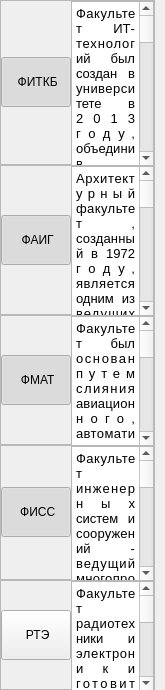
                   <widget class="QWidget" name="scrollAreaWidgetContents_2">
                    <property name="geometry">
                     <rect>
                      <x>0</x>
                      <y>0</y>
                      <width>165</width>
                      <height>690</height>
                     </rect>
                    </property>
                    <property name="minimumSize">
                     <size>
                      <width>0</width>
                      <height>0</height>
                     </size>
                    </property>
                    <layout class="QVBoxLayout" name="verticalLayout_10">
                     <property name="spacing">
                      <number>0</number>
                     </property>
                     <property name="leftMargin">
                      <number>0</number>
                     </property>
                     <property name="topMargin">
                      <number>0</number>
                     </property>
                     <property name="rightMargin">
                      <number>10</number>
                     </property>
                     <property name="bottomMargin">
                      <number>0</number>
                     </property>
                     <item>
                      <widget class="QFrame" name="frame_4">
                       <property name="minimumSize">
                        <size>
                         <width>0</width>
                         <height>165</height>
                        </size>
                       </property>
                       <property name="maximumSize">
                        <size>
                         <width>16777215</width>
                         <height>165</height>
                        </size>
                       </property>
                       <property name="frameShape">
                        <enum>QFrame::StyledPanel</enum>
                       </property>
                       <property name="frameShadow">
                        <enum>QFrame::Raised</enum>
                       </property>
                       <layout class="QHBoxLayout" name="horizontalLayout_5">
                        <property name="spacing">
                         <number>0</number>
                        </property>
                        <property name="leftMargin">
                         <number>0</number>
                        </property>
                        <property name="topMargin">
                         <number>0</number>
                        </property>
                        <property name="rightMargin">
                         <number>0</number>
                        </property>
                        <property name="bottomMargin">
                         <number>0</number>
                        </property>
                        <item>
                         <widget class="QPushButton" name="fitkbBTN">
                          <property name="minimumSize">
                           <size>
                            <width>70</width>
                            <height>50</height>
                           </size>
                          </property>
                          <property name="cursor">
                           <cursorShape>PointingHandCursor</cursorShape>
                          </property>
                          <property name="locale">
                           <locale language="Russian" country="Russia"/>
                          </property>
                          <property name="text">
                           <string> ФИТКБ</string>
                          </property>
                          <property name="checkable">
                           <bool>true</bool>
                          </property>
                          <property name="checked">
                           <bool>true</bool>
                          </property>
                         </widget>
                        </item>
                        <item>
                         <widget class="QTextEdit" name="textEdit">
                          <property name="minimumSize">
                           <size>
                            <width>0</width>
                            <height>165</height>
                           </size>
                          </property>
                          <property name="maximumSize">
                           <size>
                            <width>16777215</width>
                            <height>165</height>
                           </size>
                          </property>
                          <property name="html">
                           <string>&lt;!DOCTYPE HTML PUBLIC &quot;-//W3C//DTD HTML 4.0//EN&quot; &quot;http://www.w3.org/TR/REC-html40/strict.dtd&quot;&gt;
&lt;html&gt;&lt;head&gt;&lt;meta name=&quot;qrichtext&quot; content=&quot;1&quot; /&gt;&lt;style type=&quot;text/css&quot;&gt;
p, li { white-space: pre-wrap; }
&lt;/style&gt;&lt;/head&gt;&lt;body style=&quot; font-family:'Lucida Console'; font-size:10pt; font-weight:400; font-style:normal;&quot;&gt;
&lt;p align=&quot;justify&quot; style=&quot; margin-top:0px; margin-bottom:0px; margin-left:0px; margin-right:0px; -qt-block-indent:0; text-indent:0px;&quot;&gt;Факультет ИТ-технологий был создан в университете в 2013 году, объединив подготовку специалистов в области информационных технологий. Факультет предлагает обучение по направлениям &amp;quot;Информатика и вычислительная техника&amp;quot;, &amp;quot;Информационные системы и технологии&amp;quot;, а также специальности &amp;quot;Компьютерная безопасность&amp;quot;, &amp;quot;Информационная безопасность телекоммуникационных систем&amp;quot; и &amp;quot;Информационная безопасность автоматизированных систем&amp;quot;. &lt;/p&gt;
&lt;p align=&quot;justify&quot; style=&quot; margin-top:0px; margin-bottom:0px; margin-left:0px; margin-right:0px; -qt-block-indent:0; text-indent:0px;&quot;&gt;Студенты направления &amp;quot;Информатика и вычислительная техника&amp;quot; получают знания в области администрирования сетей и разработки аппаратных и программных средств для автоматизированных систем. Направление &amp;quot;Информационные системы и технологии&amp;quot; подготавливает специалистов для решения теоретических и практических задач в информационных системах с использованием современных технологий.&lt;/p&gt;&lt;/body&gt;&lt;/html&gt;</string>
                          </property>
                         </widget>
                        </item>
                       </layout>
                      </widget>
                     </item>
                     <item>
                      <widget class="QFrame" name="frame_5">
                       <property name="minimumSize">
                        <size>
                         <width>0</width>
                         <height>150</height>
                        </size>
                       </property>
                       <property name="maximumSize">
                        <size>
                         <width>16777215</width>
                         <height>150</height>
                        </size>
                       </property>
                       <property name="frameShape">
                        <enum>QFrame::StyledPanel</enum>
                       </property>
                       <property name="frameShadow">
                        <enum>QFrame::Raised</enum>
                       </property>
                       <layout class="QHBoxLayout" name="horizontalLayout_6">
                        <property name="spacing">
                         <number>0</number>
                        </property>
                        <property name="leftMargin">
                         <number>0</number>
                        </property>
                        <property name="topMargin">
                         <number>0</number>
                        </property>
                        <property name="rightMargin">
                         <number>0</number>
                        </property>
                        <property name="bottomMargin">
                         <number>0</number>
                        </property>
                        <item>
                         <widget class="QPushButton" name="faigBTN">
                          <property name="minimumSize">
                           <size>
                            <width>70</width>
                            <height>50</height>
                           </size>
                          </property>
                          <property name="cursor">
                           <cursorShape>PointingHandCursor</cursorShape>
                          </property>
                          <property name="locale">
                           <locale language="Russian" country="Russia"/>
                          </property>
                          <property name="text">
                           <string> ФАИГ</string>
                          </property>
                          <property name="checkable">
                           <bool>true</bool>
                          </property>
                          <property name="checked">
                           <bool>true</bool>
                          </property>
                         </widget>
                        </item>
                        <item>
                         <widget class="QTextEdit" name="textEdit_2">
                          <property name="minimumSize">
                           <size>
                            <width>0</width>
                            <height>150</height>
                           </size>
                          </property>
                          <property name="maximumSize">
                           <size>
                            <width>16777215</width>
                            <height>150</height>
                           </size>
                          </property>
                          <property name="html">
                           <string>&lt;!DOCTYPE HTML PUBLIC &quot;-//W3C//DTD HTML 4.0//EN&quot; &quot;http://www.w3.org/TR/REC-html40/strict.dtd&quot;&gt;
&lt;html&gt;&lt;head&gt;&lt;meta name=&quot;qrichtext&quot; content=&quot;1&quot; /&gt;&lt;style type=&quot;text/css&quot;&gt;
p, li { white-space: pre-wrap; }
&lt;/style&gt;&lt;/head&gt;&lt;body style=&quot; font-family:'Lucida Console'; font-size:10pt; font-weight:400; font-style:normal;&quot;&gt;
&lt;p align=&quot;justify&quot; style=&quot; margin-top:0px; margin-bottom:0px; margin-left:0px; margin-right:0px; -qt-block-indent:0; text-indent:0px;&quot;&gt;Архитектурный факультет, созданный в 1972 году, является одним из ведущих факультетов университета и готовит архитекторов, архитекторов-дизайнеров, архитекторов-реставраторов, градостроителей по программам бакалавриата и магистратуры в областях &amp;quot;Архитектура&amp;quot;, &amp;quot;Дизайн архитектурной среды&amp;quot;, &amp;quot;Реконструкция и реставрация архитектурного наследия&amp;quot;, &amp;quot;Градостроительство&amp;quot;.&lt;/p&gt;
&lt;p align=&quot;justify&quot; style=&quot; margin-top:0px; margin-bottom:0px; margin-left:0px; margin-right:0px; -qt-block-indent:0; text-indent:0px;&quot;&gt;Факультет состоит из 6 кафедр, на которых работают 17 профессоров, включая 3 &amp;quot;Заслуженных архитектора России&amp;quot;, лауреатов Государственных премий России, кандидатов наук, доцентов. Большинство преподавателей являются членами профессиональных творческих союзов и известными воронежскими архитекторами, авторами крупных построек, лауреатами премий федерального и международного уровня.&lt;/p&gt;&lt;/body&gt;&lt;/html&gt;</string>
                          </property>
                         </widget>
                        </item>
                       </layout>
                      </widget>
                     </item>
                     <item>
                      <widget class="QFrame" name="frame_8">
                       <property name="minimumSize">
                        <size>
                         <width>0</width>
                         <height>130</height>
                        </size>
                       </property>
                       <property name="maximumSize">
                        <size>
                         <width>16777215</width>
                         <height>130</height>
                        </size>
                       </property>
                       <property name="frameShape">
                        <enum>QFrame::StyledPanel</enum>
                       </property>
                       <property name="frameShadow">
                        <enum>QFrame::Raised</enum>
                       </property>
                       <layout class="QHBoxLayout" name="horizontalLayout_12">
                        <property name="spacing">
                         <number>0</number>
                        </property>
                        <property name="leftMargin">
                         <number>0</number>
                        </property>
                        <property name="topMargin">
                         <number>0</number>
                        </property>
                        <property name="rightMargin">
                         <number>0</number>
                        </property>
                        <property name="bottomMargin">
                         <number>0</number>
                        </property>
                        <item>
                         <widget class="QPushButton" name="fmatBTN">
                          <property name="minimumSize">
                           <size>
                            <width>70</width>
                            <height>50</height>
                           </size>
                          </property>
                          <property name="cursor">
                           <cursorShape>PointingHandCursor</cursorShape>
                          </property>
                          <property name="locale">
                           <locale language="Russian" country="Russia"/>
                          </property>
                          <property name="text">
                           <string> ФМАТ</string>
                          </property>
                          <property name="checkable">
                           <bool>true</bool>
                          </property>
                          <property name="checked">
                           <bool>true</bool>
                          </property>
                         </widget>
                        </item>
                        <item>
                         <widget class="QTextEdit" name="textEdit_4">
                          <property name="minimumSize">
                           <size>
                            <width>0</width>
                            <height>130</height>
                           </size>
                          </property>
                          <property name="maximumSize">
                           <size>
                            <width>16777215</width>
                            <height>130</height>
                           </size>
                          </property>
                          <property name="html">
                           <string>&lt;!DOCTYPE HTML PUBLIC &quot;-//W3C//DTD HTML 4.0//EN&quot; &quot;http://www.w3.org/TR/REC-html40/strict.dtd&quot;&gt;
&lt;html&gt;&lt;head&gt;&lt;meta name=&quot;qrichtext&quot; content=&quot;1&quot; /&gt;&lt;style type=&quot;text/css&quot;&gt;
p, li { white-space: pre-wrap; }
&lt;/style&gt;&lt;/head&gt;&lt;body style=&quot; font-family:'Lucida Console'; font-size:10pt; font-weight:400; font-style:normal;&quot;&gt;
&lt;p align=&quot;justify&quot; style=&quot; margin-top:0px; margin-bottom:0px; margin-left:0px; margin-right:0px; -qt-block-indent:0; text-indent:0px;&quot;&gt;Факультет был основан путем слияния авиационного, автоматизации и роботизации машиностроения и физико-технического факультетов Воронежского государственного технического университета.&lt;/p&gt;
&lt;p align=&quot;justify&quot; style=&quot; margin-top:0px; margin-bottom:0px; margin-left:0px; margin-right:0px; -qt-block-indent:0; text-indent:0px;&quot;&gt;Факультет готовит специалистов для авиационной, ракетно-космической, нефтегазовой и машиностроительной отраслей. Подготовка кадров обеспечивается высоким творческим и научным потенциалом профессорско-преподавательского состава кафедр, включающего руководителей и ведущих специалистов базовых предприятий региона.  Обучаясь у нас, вы можете стать настоящими профессионалами, которые обеспечат инновационной России экономическую мощь.&lt;/p&gt;&lt;/body&gt;&lt;/html&gt;</string>
                          </property>
                         </widget>
                        </item>
                       </layout>
                      </widget>
                     </item>
                     <item>
                      <widget class="QFrame" name="frame_7">
                       <property name="minimumSize">
                        <size>
                         <width>0</width>
                         <height>135</height>
                        </size>
                       </property>
                       <property name="maximumSize">
                        <size>
                         <width>16777215</width>
                         <height>135</height>
                        </size>
                       </property>
                       <property name="frameShape">
                        <enum>QFrame::StyledPanel</enum>
                       </property>
                       <property name="frameShadow">
                        <enum>QFrame::Raised</enum>
                       </property>
                       <layout class="QHBoxLayout" name="horizontalLayout_11">
                        <property name="spacing">
                         <number>0</number>
                        </property>
                        <property name="leftMargin">
                         <number>0</number>
                        </property>
                        <property name="topMargin">
                         <number>0</number>
                        </property>
                        <property name="rightMargin">
                         <number>0</number>
                        </property>
                        <property name="bottomMargin">
                         <number>0</number>
                        </property>
                        <item>
                         <widget class="QPushButton" name="fissBTN">
                          <property name="minimumSize">
                           <size>
                            <width>70</width>
                            <height>50</height>
                           </size>
                          </property>
                          <property name="cursor">
                           <cursorShape>PointingHandCursor</cursorShape>
                          </property>
                          <property name="locale">
                           <locale language="Russian" country="Russia"/>
                          </property>
                          <property name="text">
                           <string> ФИСС</string>
                          </property>
                          <property name="checkable">
                           <bool>true</bool>
                          </property>
                          <property name="checked">
                           <bool>true</bool>
                          </property>
                         </widget>
                        </item>
                        <item>
                         <widget class="QTextEdit" name="textEdit_5">
                          <property name="minimumSize">
                           <size>
                            <width>0</width>
                            <height>135</height>
                           </size>
                          </property>
                          <property name="maximumSize">
                           <size>
                            <width>16777215</width>
                            <height>135</height>
                           </size>
                          </property>
                          <property name="html">
                           <string>&lt;!DOCTYPE HTML PUBLIC &quot;-//W3C//DTD HTML 4.0//EN&quot; &quot;http://www.w3.org/TR/REC-html40/strict.dtd&quot;&gt;
&lt;html&gt;&lt;head&gt;&lt;meta name=&quot;qrichtext&quot; content=&quot;1&quot; /&gt;&lt;style type=&quot;text/css&quot;&gt;
p, li { white-space: pre-wrap; }
&lt;/style&gt;&lt;/head&gt;&lt;body style=&quot; font-family:'Lucida Console'; font-size:10pt; font-weight:400; font-style:normal;&quot;&gt;
&lt;p align=&quot;justify&quot; style=&quot; margin-top:0px; margin-bottom:0px; margin-left:0px; margin-right:0px; -qt-block-indent:0; text-indent:0px;&quot;&gt;Факультет инженерных систем и сооружений - ведущий многопрофильный факультет университета с богатой историей и традициями. Он предлагает обучение по различным направлениям и специальностям, включая строительство, проектирование и эксплуатацию инженерных систем и сооружений.&lt;/p&gt;
&lt;p align=&quot;justify&quot; style=&quot; margin-top:0px; margin-bottom:0px; margin-left:0px; margin-right:0px; -qt-block-indent:0; text-indent:0px;&quot;&gt;На факультете созданы крупнейшие лабораторные центры, оснащенные современным оборудованием и материалами, что позволяет студентам активно участвовать в научной деятельности и разработках, особенно в условиях импортозамещения. Также на факультете открыта лаборатория виртуальной реальности, где студенты разрабатывают цифровой контент и получают дополнительные цифровые компетенции.&lt;/p&gt;&lt;/body&gt;&lt;/html&gt;</string>
                          </property>
                         </widget>
                        </item>
                       </layout>
                      </widget>
                     </item>
                     <item>
                      <widget class="QFrame" name="frame_6">
                       <property name="minimumSize">
                        <size>
                         <width>0</width>
                         <height>110</height>
                        </size>
                       </property>
                       <property name="maximumSize">
                        <size>
                         <width>16777215</width>
                         <height>110</height>
                        </size>
                       </property>
                       <property name="frameShape">
                        <enum>QFrame::StyledPanel</enum>
                       </property>
                       <property name="frameShadow">
                        <enum>QFrame::Raised</enum>
                       </property>
                       <layout class="QHBoxLayout" name="horizontalLayout_9">
                        <property name="spacing">
                         <number>0</number>
                        </property>
                        <property name="leftMargin">
                         <number>0</number>
                        </property>
                        <property name="topMargin">
                         <number>0</number>
                        </property>
                        <property name="rightMargin">
                         <number>0</number>
                        </property>
                        <property name="bottomMargin">
                         <number>0</number>
                        </property>
                        <item>
                         <widget class="QPushButton" name="rteBTN">
                          <property name="minimumSize">
                           <size>
                            <width>70</width>
                            <height>50</height>
                           </size>
                          </property>
                          <property name="cursor">
                           <cursorShape>PointingHandCursor</cursorShape>
                          </property>
                          <property name="locale">
                           <locale language="Russian" country="Russia"/>
                          </property>
                          <property name="text">
                           <string> РТЭ</string>
                          </property>
                         </widget>
                        </item>
                        <item>
                         <widget class="QTextEdit" name="textEdit_6">
                          <property name="minimumSize">
                           <size>
                            <width>0</width>
                            <height>110</height>
                           </size>
                          </property>
                          <property name="maximumSize">
                           <size>
                            <width>16777215</width>
                            <height>110</height>
                           </size>
                          </property>
                          <property name="html">
                           <string>&lt;!DOCTYPE HTML PUBLIC &quot;-//W3C//DTD HTML 4.0//EN&quot; &quot;http://www.w3.org/TR/REC-html40/strict.dtd&quot;&gt;
&lt;html&gt;&lt;head&gt;&lt;meta name=&quot;qrichtext&quot; content=&quot;1&quot; /&gt;&lt;style type=&quot;text/css&quot;&gt;
p, li { white-space: pre-wrap; }
&lt;/style&gt;&lt;/head&gt;&lt;body style=&quot; font-family:'Lucida Console'; font-size:10pt; font-weight:400; font-style:normal;&quot;&gt;
&lt;p align=&quot;justify&quot; style=&quot; margin-top:0px; margin-bottom:0px; margin-left:0px; margin-right:0px; -qt-block-indent:0; text-indent:0px;&quot;&gt;Факультет радиотехники и электроники готовит специалистов в области радиотехники, электроники, информационных систем и технологий, компьютерной безопасности. Факультет имеет крупнейшие лабораторные центры, включая лабораторию виртуальной реальности. Выпускники работают в различных организациях, включая крупные международные компании. Факультет предлагает обучение по бакалавриату, магистратуре и аспирантуре, а также военное обучение. Факультет имеет богатую историю и традиции, а его преподаватели - авторитетные ученые и профессионалы в области радиотехники и электроники.&lt;/p&gt;&lt;/body&gt;&lt;/html&gt;</string>
                          </property>
                         </widget>
                        </item>
                       </layout>
                      </widget>
                     </item>
                    </layout>
                   </widget>
